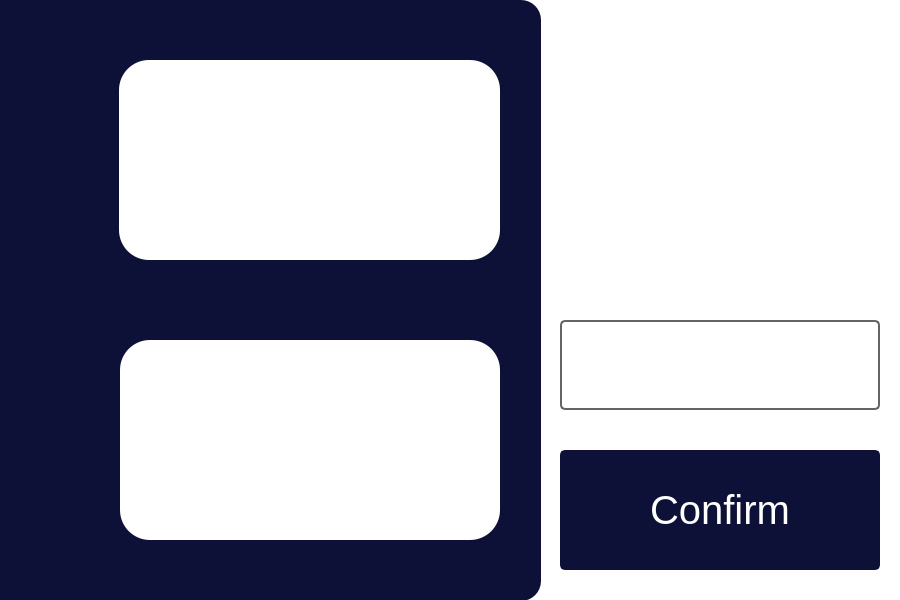
<?xml version="1.0" encoding="UTF-8"?>
<ui version="4.0">
 <class>Frame</class>
 <widget class="QFrame" name="Frame">
  <property name="geometry">
   <rect>
    <x>0</x>
    <y>0</y>
    <width>900</width>
    <height>600</height>
   </rect>
  </property>
  <property name="windowTitle">
   <string>Frame</string>
  </property>
  <widget class="QFrame" name="horizontalFrame">
   <property name="geometry">
    <rect>
     <x>0</x>
     <y>0</y>
     <width>900</width>
     <height>600</height>
    </rect>
   </property>
   <property name="styleSheet">
    <string notr="true">background: rgb(255, 255, 255);</string>
   </property>
   <widget class="QFrame" name="horizontalFrame">
    <property name="geometry">
     <rect>
      <x>540</x>
      <y>0</y>
      <width>360</width>
      <height>600</height>
     </rect>
    </property>
    <property name="styleSheet">
     <string notr="true">background: rgb(255, 255, 255);</string>
    </property>
    <widget class="QLabel" name="label">
     <property name="geometry">
      <rect>
       <x>540</x>
       <y>0</y>
       <width>360</width>
       <height>400</height>
      </rect>
     </property>
     <property name="styleSheet">
      <string notr="true">background-color: rgb(255, 255, 255);
color: rgb(255, 255, 255)</string>
     </property>
     <property name="text">
      <string/>
     </property>
    </widget>
    <widget class="QPushButton" name="confirm_symptoms">
     <property name="enabled">
      <bool>true</bool>
     </property>
     <property name="geometry">
      <rect>
       <x>20</x>
       <y>450</y>
       <width>320</width>
       <height>120</height>
      </rect>
     </property>
     <property name="font">
      <font>
       <pointsize>30</pointsize>
      </font>
     </property>
     <property name="styleSheet">
      <string notr="true">QPushButton {
	border: 2px solid rgb(13, 17, 55);
	border-radius: 5px;	
	background-color: rgb(13, 17, 55);
	color: rgb(255, 255, 255);
}
QPushButton:hover {
	background-color: rgb(38, 61, 71);
	border: 2px solid rgb(38, 61, 71);
	color: rgb(255, 255, 255);
}
QPushButton:pressed {	
	background-color: rgb(38, 61, 71);
	border: 3px solid rgb(20, 126, 154);
	color: rgb(255, 255, 255);
}</string>
     </property>
     <property name="text">
      <string>Confirm</string>
     </property>
    </widget>
    <widget class="QFrame" name="icon">
     <property name="geometry">
      <rect>
       <x>20</x>
       <y>20</y>
       <width>321</width>
       <height>241</height>
      </rect>
     </property>
     <property name="maximumSize">
      <size>
       <width>1000</width>
       <height>1000</height>
      </size>
     </property>
     <property name="styleSheet">
      <string notr="true">background: transparent;
background-image: url(icons/Webp.net-resizeimage.jpg);
background-position: center;
background-repeat: no-repeat;
</string>
     </property>
     <property name="frameShape">
      <enum>QFrame::StyledPanel</enum>
     </property>
     <property name="frameShadow">
      <enum>QFrame::Raised</enum>
     </property>
    </widget>
    <widget class="QFrame" name="building_text_frame">
     <property name="geometry">
      <rect>
       <x>10</x>
       <y>320</y>
       <width>340</width>
       <height>90</height>
      </rect>
     </property>
     <property name="maximumSize">
      <size>
       <width>16777215</width>
       <height>100000</height>
      </size>
     </property>
     <property name="styleSheet">
      <string notr="true">background-color: transparent;</string>
     </property>
     <property name="frameShape">
      <enum>QFrame::StyledPanel</enum>
     </property>
     <property name="frameShadow">
      <enum>QFrame::Raised</enum>
     </property>
     <widget class="QLabel" name="department_predicted">
      <property name="geometry">
       <rect>
        <x>10</x>
        <y>0</y>
        <width>320</width>
        <height>90</height>
       </rect>
      </property>
      <property name="font">
       <font>
        <family>Segoe UI</family>
        <pointsize>22</pointsize>
        <weight>75</weight>
        <bold>true</bold>
       </font>
      </property>
      <property name="styleSheet">
       <string notr="true">color: rgb(50, 50, 50);
border: 2px solid rgb(100,100,100);
border-radius: 5px;	</string>
      </property>
      <property name="text">
       <string></string>
      </property>
      <property name="alignment">
       <set>Qt::AlignCenter</set>
      </property>
     </widget>
    </widget>
   </widget>
   <widget class="QFrame" name="horizontalFrame_2">
    <property name="geometry">
     <rect>
      <x>0</x>
      <y>0</y>
      <width>541</width>
      <height>601</height>
     </rect>
    </property>
    <property name="styleSheet">
     <string notr="true">background: rgb(13, 17, 55);
border-top-left-radius: 0px;
border-top-right-radius: 20px;
border-bottom-left-radius: 0px;
border-bottom-right-radius: 20px;</string>
    </property>
    <widget class="QLabel" name="label_2">
     <property name="geometry">
      <rect>
       <x>119</x>
       <y>60</y>
       <width>381</width>
       <height>200</height>
      </rect>
     </property>
     <property name="styleSheet">
      <string notr="true">background: rgb(255,255,255);
border-radius: 30px;</string>
     </property>
     <property name="text">
      <string/>
     </property>
    </widget>
    <widget class="QLabel" name="label_3">
     <property name="geometry">
      <rect>
       <x>120</x>
       <y>340</y>
       <width>380</width>
       <height>200</height>
      </rect>
     </property>
     <property name="styleSheet">
      <string notr="true">background: rgb(255,255,255);
border-radius: 30px;</string>
     </property>
     <property name="text">
      <string/>
     </property>
    </widget>
    <widget class="QFrame" name="icon_2">
     <property name="geometry">
      <rect>
       <x>0</x>
       <y>370</y>
       <width>121</width>
       <height>141</height>
      </rect>
     </property>
     <property name="maximumSize">
      <size>
       <width>1000</width>
       <height>1000</height>
      </size>
     </property>
     <property name="styleSheet">
      <string notr="true">background: transparent;
background-image: url(icons/patient_display_symptoms.png);
background-position: center;
background-repeat: no-repeat;
</string>
     </property>
     <property name="frameShape">
      <enum>QFrame::StyledPanel</enum>
     </property>
     <property name="frameShadow">
      <enum>QFrame::Raised</enum>
     </property>
    </widget>
    <widget class="QFrame" name="icon_3">
     <property name="geometry">
      <rect>
       <x>0</x>
       <y>90</y>
       <width>111</width>
       <height>141</height>
      </rect>
     </property>
     <property name="maximumSize">
      <size>
       <width>1000</width>
       <height>1000</height>
      </size>
     </property>
     <property name="styleSheet">
      <string notr="true">background: transparent;
background-image: url(icons/momo_chatbot.png);
background-position: center;
background-repeat: no-repeat;
</string>
     </property>
     <property name="frameShape">
      <enum>QFrame::StyledPanel</enum>
     </property>
     <property name="frameShadow">
      <enum>QFrame::Raised</enum>
     </property>
    </widget>
    <widget class="QLabel" name="patient_conversation">
     <property name="geometry">
      <rect>
       <x>130</x>
       <y>360</y>
       <width>360</width>
       <height>160</height>
      </rect>
     </property>
     <property name="font">
      <font>
       <pointsize>17</pointsize>
      </font>
     </property>
     <property name="styleSheet">
      <string notr="true">background: rgb(255,255,255);
color: rgb(50, 50, 50);
</string>
     </property>
     <property name="text">
      <string/>
     </property>
    </widget>
    <widget class="QLabel" name="momo_conversation">
     <property name="geometry">
      <rect>
       <x>130</x>
       <y>80</y>
       <width>360</width>
       <height>160</height>
      </rect>
     </property>
     <property name="font">
      <font>
       <pointsize>17</pointsize>
      </font>
     </property>
     <property name="styleSheet">
      <string notr="true">background: rgb(255,255,255);
color: rgb(50, 50, 50);
</string>
     </property>
     <property name="text">
      <string/>
     </property>
    </widget>
   </widget>
  </widget>
 </widget>
 <resources/>
 <connections/>
</ui>
